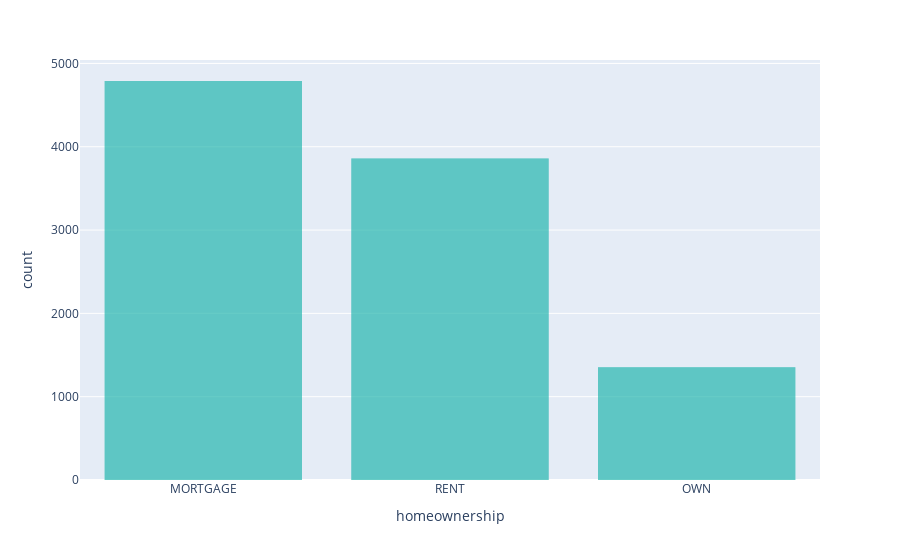

Write notebook code for a chart like this one.
### Markdown cell above
### Here is example code for a bar plot

### Code cell
fig = px.bar(DF,
            x='homeownership',
            
            color_discrete_sequence=['lightseagreen'])
fig.update_traces(dict(marker_line_width=0))
fig.show()

### Figure 1 — Plotly figure (JSON) as saved in the notebook; plotly's stock layout.template omitted (floating-point values rounded to 4 significant figures; data arrays with more than 128 entries replaced by an {"elided": "..."} marker saying what was removed)
{"data": [{"alignmentgroup": "True", "hovertemplate": "homeownership=%{x}<br>count=%{y}<extra></extra>", "legendgroup": "", "marker": {"color": "lightseagreen", "line": {"width": 0}, "pattern": {"shape": ""}}, "name": "", "offsetgroup": "", "orientation": "v", "showlegend": false, "textposition": "auto", "type": "bar", "x": {"elided": "10000 str values"}, "xaxis": "x", "y": {"elided": "10000 int values"}, "yaxis": "y"}], "layout": {"autosize": true, "barmode": "relative", "legend": {"tracegroupgap": 0}, "margin": {"t": 60}, "xaxis": {"anchor": "y", "autorange": true, "domain": [0, 1], "range": [-0.5, 2.5], "title": {"text": "homeownership"}, "type": "category"}, "yaxis": {"anchor": "x", "autorange": true, "domain": [0, 1], "range": [0, 5041.0], "title": {"text": "count"}, "type": "linear"}}}
